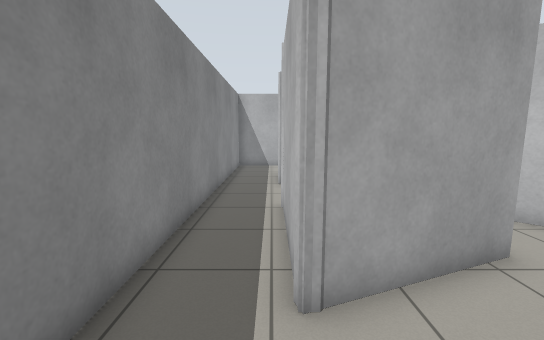
View 1 (above)

21 first-person views from a walk through a robot-simulator world made for Gazebo. The camera is 1.2 m above the floor, tilts 8° down and sees 90° across. The floor is counted in squares, 0.5 m on a side. Each view is taken from the middle of a square. On the plan, view 1 faces up. The plan holds only what a view shows up to about 17 squares ahead; the rest is blank.

View 2
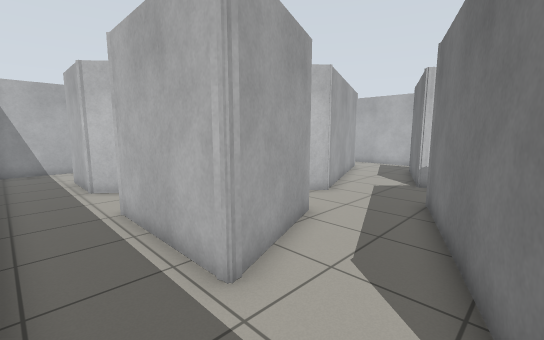

View 3
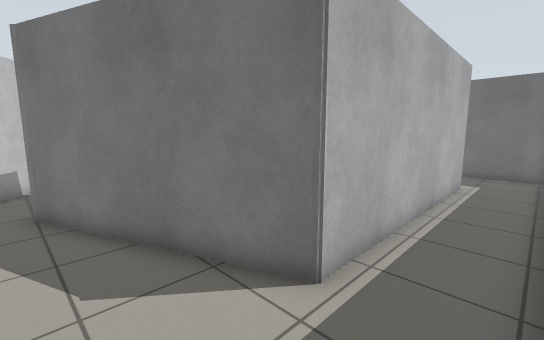

View 4
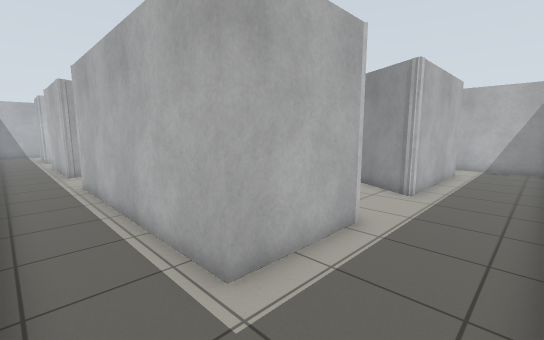

View 5
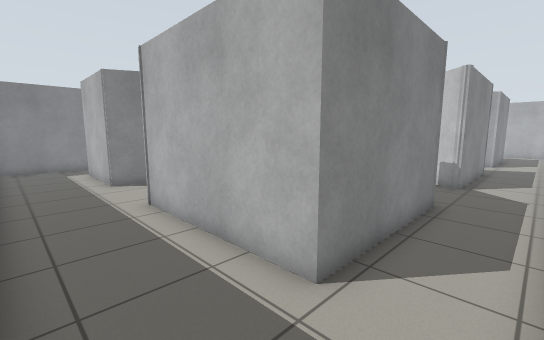

View 6
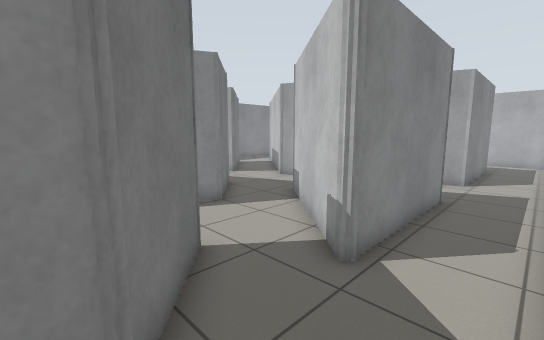

View 7
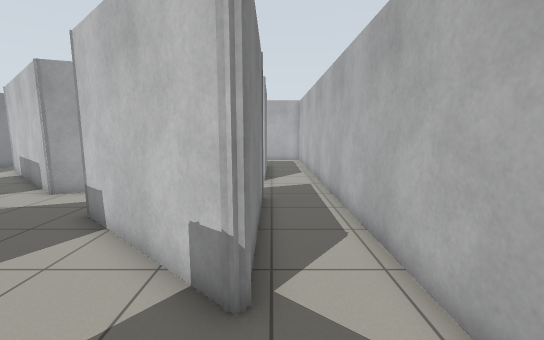

View 8
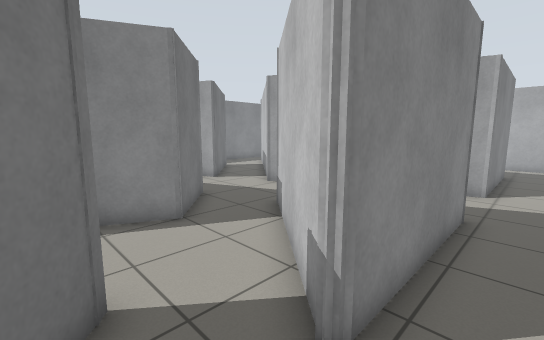

View 9
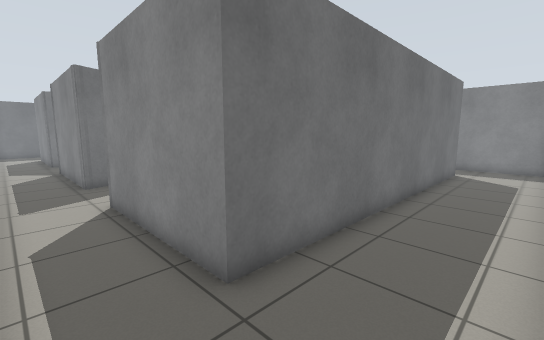

View 10
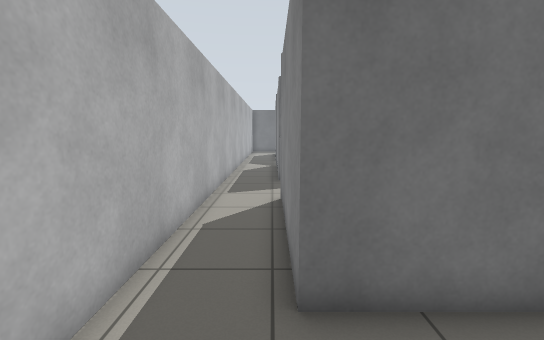

View 11
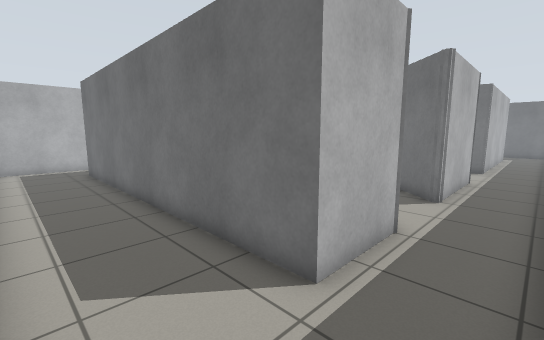

View 12
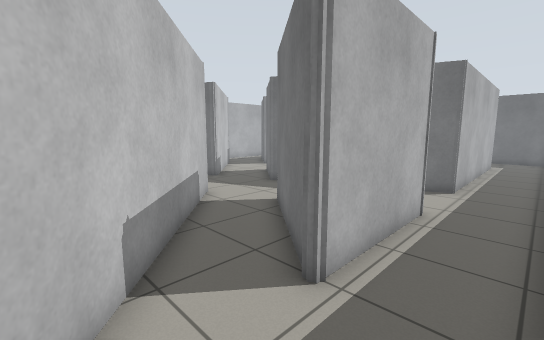

View 13
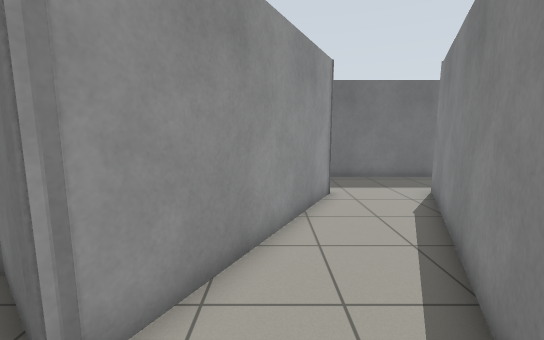

View 14
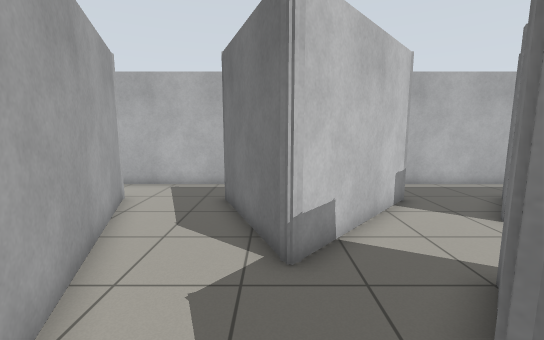

View 15
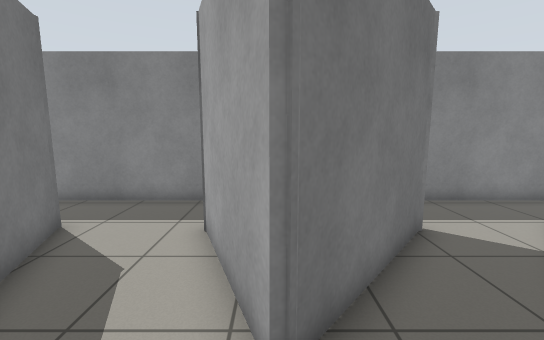

View 16
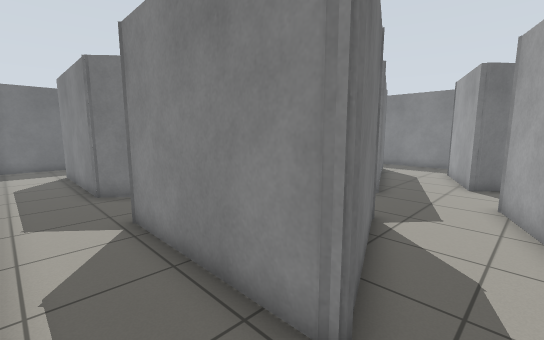

View 17
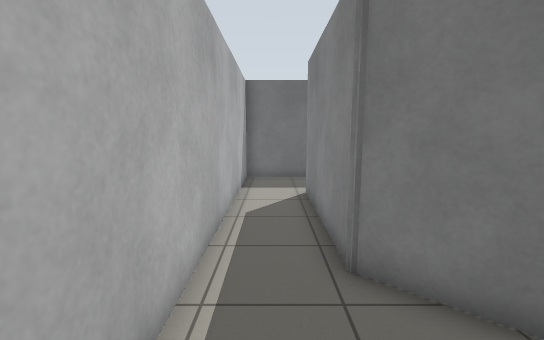

View 18
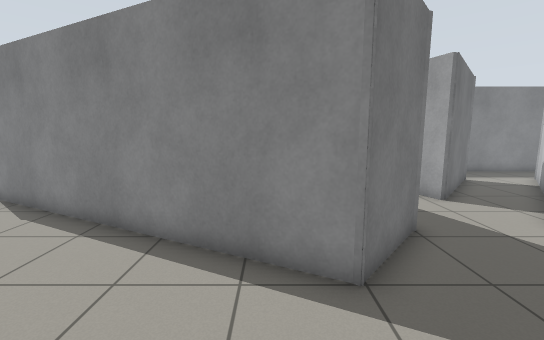

View 19
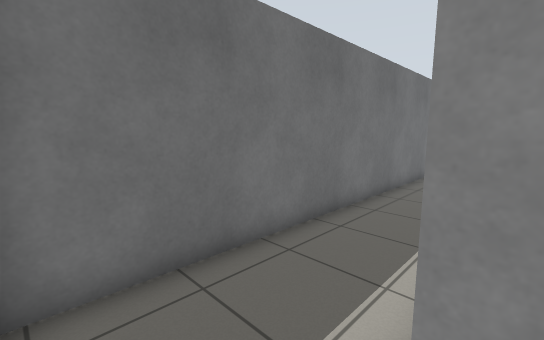

View 20
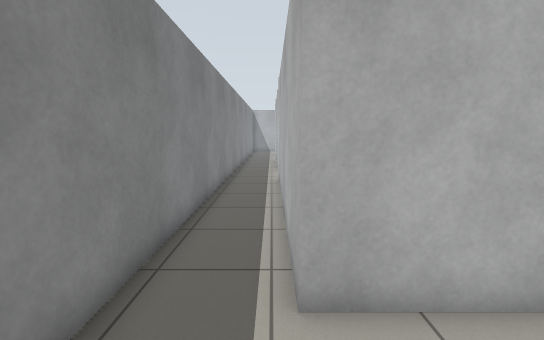

View 21
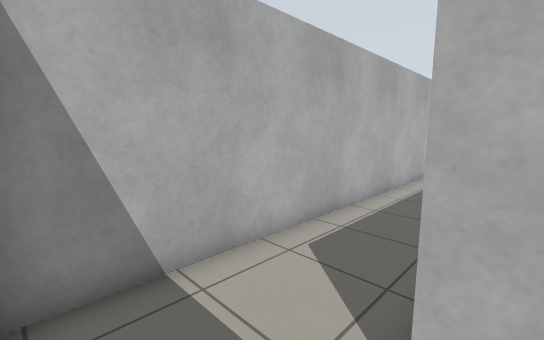

### Floor plan
Ten units are one square. View 1 is at (0, 0); x grows to the right and y downward. Boxes are objects, and circles mark ways between rooms. Rooms are numbered by the first view taken in them; rooms with no view inside come last. Other rooms are left out.
<svg viewBox="-28 -198 216 346">
<path fill="none" stroke="#000" d="M76 -25 100 -4M131 22 156 44 156 106 88 107 88 104M156 8 106 -37 155 -57 156 -57 156 6 152 6M13 -37 4 -33 4 -33 4 -33M3 -35 3 -86M2 -84 4 -86M22 -108 3 -124 3 -157 156 -157 156 -94 92 -68M52 94 46 107 3 107 3 4 37 -10M137 -193 -23 -193 -23 143 183 143 183 -191M171 -193 154 -193M128 25 131 22M100 -4 52 94M88 104 130 22M45 -53 46 -50 13 -37M92 -68 76 -62 22 -108M37 -10 76 -25M4 -86 6 -86 47 -50"/>
<circle cx="122" cy="8" r="3" fill="#2a7"/>
<circle cx="70" cy="90" r="3" fill="#2a7"/>
<circle cx="15" cy="-95" r="3" fill="#2a7"/>
<circle cx="30" cy="-27" r="3" fill="#2a7"/>
<circle cx="95" cy="-42" r="3" fill="#2a7"/>
<text x="90" y="-20">1</text>
<text x="100" y="50">2</text>
<text x="60" y="-50">3</text>
</svg>
Room 1 opens to room 2. Room 1 opens to room 3.

Where each view was taken, in squares from view 1:
view 1: 0 up, 0 right, facing up
view 2: 0 up, 2 left, facing up-right
view 3: 3 up, 2 left, facing down-right
view 4: 14 down, 2 left, facing up-right
view 5: 14 down, 18 right, facing up-left
view 6: 5 down, 18 right, facing up-left
view 7: 4 down, 16 right, facing up
view 8: 3 down, 17 right, facing up-left
view 9: 19 up, 18 right, facing down-left
view 10: 19 up, 16 right, facing down
view 11: 19 up, 2 left, facing down-right
view 12: 12 up, 2 left, facing down-right
view 13: 0 up, 11 right, facing down
view 14: 4 up, 6 right, facing right
view 15: 5 up, 7 right, facing left
view 16: 7 up, 18 right, facing down-left
view 17: 0 up, 17 right, facing down
view 18: 1 down, 14 right, facing left
view 19: 10 down, 18 right, facing down-left
view 20: 14 down, 0 right, facing up
view 21: 15 up, 2 left, facing up-right
